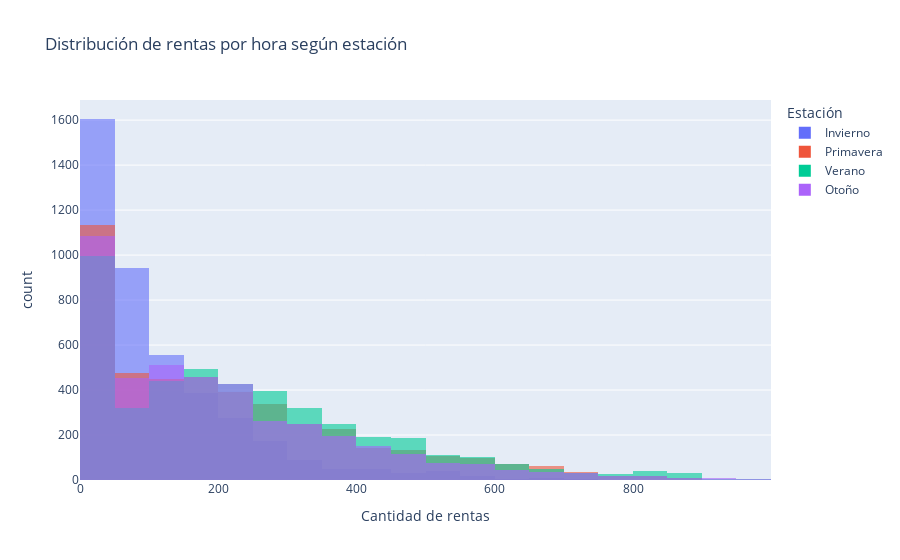

This figure's notebook cell:
### Code cell
# Version plotly


season_labels = {
    1: 'Invierno',
    2: 'Primavera',
    3: 'Verano',
    4: 'Otoño'
}


bikes['season_name'] = bikes['season'].map(season_labels)

# Crear histograma con plotly express
fig = px.histogram(
    bikes,
    x='cnt',
    color='season_name',
    nbins=30,
    barmode='overlay',  # para que se superpongan
    opacity=0.6,         # transparencia para ver la superposición
    labels={'cnt': 'Cantidad de rentas', 'season_name': 'Estación'},
    title='Distribución de rentas por hora según estación'
)

fig.show()

### Figure 1 — Plotly figure (JSON) as saved in the notebook; plotly's stock layout.template omitted (floating-point values rounded to 4 significant figures; data arrays with more than 128 entries replaced by an {"elided": "..."} marker saying what was removed)
{"data": [{"bingroup": "x", "hovertemplate": "Estación=Invierno<br>Cantidad de rentas=%{x}<br>count=%{y}<extra></extra>", "legendgroup": "Invierno", "marker": {"color": "#636efa", "opacity": 0.6, "pattern": {"shape": ""}}, "name": "Invierno", "nbinsx": 30, "orientation": "v", "showlegend": true, "type": "histogram", "x": {"elided": "4242 int values"}, "xaxis": "x", "yaxis": "y"}, {"bingroup": "x", "hovertemplate": "Estación=Primavera<br>Cantidad de rentas=%{x}<br>count=%{y}<extra></extra>", "legendgroup": "Primavera", "marker": {"color": "#EF553B", "opacity": 0.6, "pattern": {"shape": ""}}, "name": "Primavera", "nbinsx": 30, "orientation": "v", "showlegend": true, "type": "histogram", "x": {"elided": "4409 int values"}, "xaxis": "x", "yaxis": "y"}, {"bingroup": "x", "hovertemplate": "Estación=Verano<br>Cantidad de rentas=%{x}<br>count=%{y}<extra></extra>", "legendgroup": "Verano", "marker": {"color": "#00cc96", "opacity": 0.6, "pattern": {"shape": ""}}, "name": "Verano", "nbinsx": 30, "orientation": "v", "showlegend": true, "type": "histogram", "x": {"elided": "4496 int values"}, "xaxis": "x", "yaxis": "y"}, {"bingroup": "x", "hovertemplate": "Estación=Otoño<br>Cantidad de rentas=%{x}<br>count=%{y}<extra></extra>", "legendgroup": "Otoño", "marker": {"color": "#ab63fa", "opacity": 0.6, "pattern": {"shape": ""}}, "name": "Otoño", "nbinsx": 30, "orientation": "v", "showlegend": true, "type": "histogram", "x": {"elided": "4232 int values"}, "xaxis": "x", "yaxis": "y"}], "layout": {"barmode": "overlay", "legend": {"title": {"text": "Estación"}, "tracegroupgap": 0}, "title": {"text": "Distribución de rentas por hora según estación"}, "xaxis": {"anchor": "y", "domain": [0, 1], "title": {"text": "Cantidad de rentas"}}, "yaxis": {"anchor": "x", "domain": [0, 1], "title": {"text": "count"}}}}
